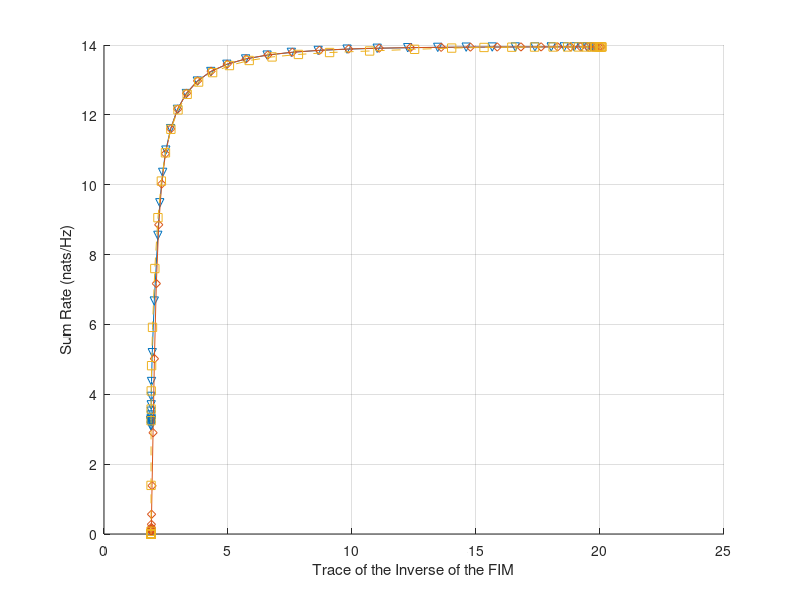

The MATLAB script that drew this image: (Note: this script raises an error after producing the figure.)
clc
clear

load data_WMMSESDR_to4

CRB_WMMSE_SDR_10dB=mean(CRB_all);
SR_WMMSE_SDR_10dB=mean(SR_all);
load data_proposed_SCA

CRB_PSLA_10dB=mean(CRB_all);
SR_PSLA_10dB=mean(SR_all);

load data_FP_SGDA.mat
CRB_FP_10dB=mean(CRB_all);
SR_FP_10dB=mean(SR_all);

figure
hold on
grid on
% slg1=plot(CRB_SCA_SGPI_20dB,SR_SCA_SGPI_20dB,'-v',CRB_SCA_SDR_20dB,SR_SCA_SDR_20dB,'--s');
% slg1(1).LineWidth=1.5;
%  slg1(1).MarkerIndices=[1,4:4:188,191];
% slg1(1).Color=color(1);
% slg1(2).LineWidth=1.5;
% slg1(2).MarkerIndices=[1,8:8:80,80:4:160,161];
% slg1(2).Color=color(2);

xlabel('Trace of the Inverse of the FIM')
ylabel('Sum Rate (nats/Hz)')


slg1=plot(CRB_WMMSE_SDR_10dB,SR_WMMSE_SDR_10dB,'-v',CRB_FP_10dB,SR_FP_10dB,'-d',CRB_PSLA_10dB,SR_PSLA_10dB,'--s');
slg1(1).LineWidth=1.5;
slg1(1).MarkerIndices=[1:2:60];
slg1(1).Color=color(1);
slg1(2).LineWidth=1.5;
slg1(2).MarkerIndices=[1:2:60];
slg1(2).Color=color(2);
slg1(3).LineWidth=1.5;
slg1(3).MarkerIndices=[1:2:60];
slg1(3).Color=color(3);


legend({'WMMSE-SDR','FP-SGDA','Algorithm 1'},'Location','southeast')